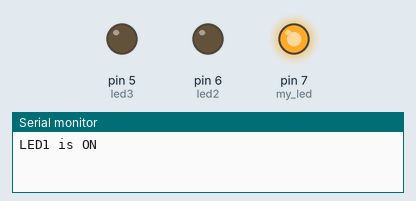
Recording of a sketch running on a simulated Arduino Uno, built with avr-gcc and run on an emulated ATmega328P. Parts: output pins drawn as LEDs (lit = HIGH), the last lines printed to the serial monitor.

Above: at 0.5 s.
At 2.5 s:
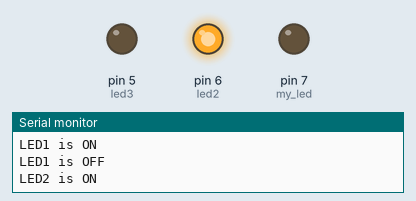
At 4.5 s:
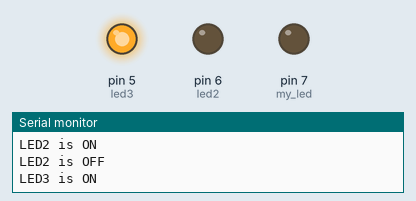
At 5.5 s:
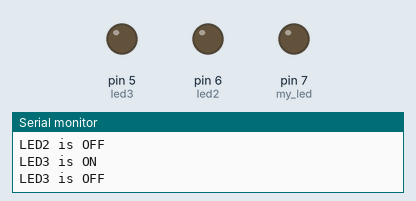
Timing chart, 0 to 7.8 s (numbered marks = the images above):
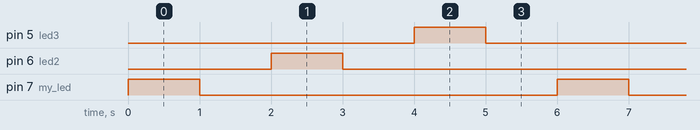

Measured:
- by itself, pin 5 (led3), pin 6 (led2), pin 7 (my_led): alternates HIGH for 1.0 s and LOW for 5.0 s
- by itself, everything shown: repeats every 6.0 s, in 6 steps

The sketch:

seriesled.ino
```cpp
 #define my_led 7
  #define led2 6
  #define led3 5
 void setup() {
   Serial.begin(9600);
   pinMode(my_led,OUTPUT);
  pinMode(led2,OUTPUT);
   pinMode(led3,OUTPUT);


}

void loop(){

  // put your main code here, to run repeatedly:
digitalWrite(my_led,HIGH);
  Serial.println("LED1 is ON");
  delay(1000);
digitalWrite(my_led,LOW);
   Serial.println("LED1 is OFF");
  delay(1000);
digitalWrite(led2,HIGH);
  Serial.println("LED2 is ON");
  delay(1000);
digitalWrite(led2,LOW);
   Serial.println("LED2 is OFF");
  delay(1000);
  digitalWrite(led3,HIGH);
  Serial.println("LED3 is ON");
  delay(1000);
digitalWrite(led3,LOW);
   Serial.println("LED3 is OFF");
  delay(1000);

}
```
